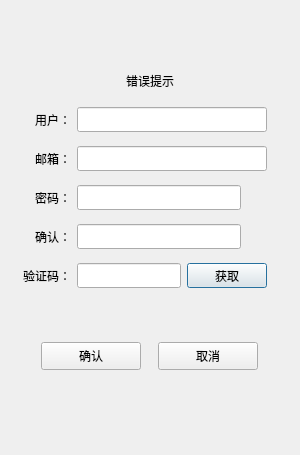
<?xml version="1.0" encoding="UTF-8"?>
<ui version="4.0">
 <class>RegisterDialog</class>
 <widget class="QDialog" name="RegisterDialog">
  <property name="geometry">
   <rect>
    <x>0</x>
    <y>0</y>
    <width>300</width>
    <height>455</height>
   </rect>
  </property>
  <property name="minimumSize">
   <size>
    <width>300</width>
    <height>455</height>
   </size>
  </property>
  <property name="maximumSize">
   <size>
    <width>300</width>
    <height>455</height>
   </size>
  </property>
  <property name="windowTitle">
   <string>Dialog</string>
  </property>
  <layout class="QHBoxLayout" name="horizontalLayout_7">
   <item>
    <layout class="QVBoxLayout" name="verticalLayout">
     <item>
      <widget class="QStackedWidget" name="stackedWidget">
       <property name="currentIndex">
        <number>0</number>
       </property>
       <widget class="QWidget" name="page">
        <layout class="QVBoxLayout" name="verticalLayout_3">
         <item>
          <spacer name="verticalSpacer">
           <property name="orientation">
            <enum>Qt::Orientation::Vertical</enum>
           </property>
           <property name="sizeType">
            <enum>QSizePolicy::Policy::Fixed</enum>
           </property>
           <property name="sizeHint" stdset="0">
            <size>
             <width>20</width>
             <height>40</height>
            </size>
           </property>
          </spacer>
         </item>
         <item>
          <widget class="QWidget" name="widget" native="true">
           <property name="maximumSize">
            <size>
             <width>16777215</width>
             <height>25</height>
            </size>
           </property>
           <layout class="QVBoxLayout" name="verticalLayout_4">
            <property name="spacing">
             <number>0</number>
            </property>
            <property name="leftMargin">
             <number>0</number>
            </property>
            <property name="topMargin">
             <number>0</number>
            </property>
            <property name="rightMargin">
             <number>0</number>
            </property>
            <property name="bottomMargin">
             <number>0</number>
            </property>
            <item>
             <widget class="QLabel" name="err_tip">
              <property name="maximumSize">
               <size>
                <width>16777215</width>
                <height>25</height>
               </size>
              </property>
              <property name="text">
               <string>错误提示</string>
              </property>
              <property name="alignment">
               <set>Qt::AlignmentFlag::AlignCenter</set>
              </property>
             </widget>
            </item>
           </layout>
          </widget>
         </item>
         <item>
          <layout class="QHBoxLayout" name="horizontalLayout">
           <property name="leftMargin">
            <number>15</number>
           </property>
           <property name="rightMargin">
            <number>13</number>
           </property>
           <item>
            <widget class="QLabel" name="user_label">
             <property name="minimumSize">
              <size>
               <width>0</width>
               <height>25</height>
              </size>
             </property>
             <property name="maximumSize">
              <size>
               <width>16777215</width>
               <height>25</height>
              </size>
             </property>
             <property name="text">
              <string>用户：</string>
             </property>
            </widget>
           </item>
           <item>
            <widget class="QLineEdit" name="user_edit">
             <property name="minimumSize">
              <size>
               <width>0</width>
               <height>25</height>
              </size>
             </property>
             <property name="maximumSize">
              <size>
               <width>16777215</width>
               <height>25</height>
              </size>
             </property>
            </widget>
           </item>
          </layout>
         </item>
         <item>
          <layout class="QHBoxLayout" name="horizontalLayout_2">
           <property name="leftMargin">
            <number>15</number>
           </property>
           <property name="rightMargin">
            <number>13</number>
           </property>
           <item>
            <widget class="QLabel" name="email_label">
             <property name="minimumSize">
              <size>
               <width>0</width>
               <height>25</height>
              </size>
             </property>
             <property name="maximumSize">
              <size>
               <width>16777215</width>
               <height>25</height>
              </size>
             </property>
             <property name="text">
              <string>邮箱：</string>
             </property>
            </widget>
           </item>
           <item>
            <widget class="QLineEdit" name="email_edit">
             <property name="minimumSize">
              <size>
               <width>0</width>
               <height>25</height>
              </size>
             </property>
             <property name="maximumSize">
              <size>
               <width>16777215</width>
               <height>25</height>
              </size>
             </property>
            </widget>
           </item>
          </layout>
         </item>
         <item>
          <layout class="QHBoxLayout" name="horizontalLayout_3">
           <property name="leftMargin">
            <number>15</number>
           </property>
           <property name="rightMargin">
            <number>13</number>
           </property>
           <item>
            <widget class="QLabel" name="pass_label">
             <property name="minimumSize">
              <size>
               <width>0</width>
               <height>25</height>
              </size>
             </property>
             <property name="maximumSize">
              <size>
               <width>16777215</width>
               <height>25</height>
              </size>
             </property>
             <property name="text">
              <string>密码：</string>
             </property>
            </widget>
           </item>
           <item>
            <widget class="QLineEdit" name="pass_edit">
             <property name="minimumSize">
              <size>
               <width>0</width>
               <height>25</height>
              </size>
             </property>
             <property name="maximumSize">
              <size>
               <width>16777215</width>
               <height>25</height>
              </size>
             </property>
            </widget>
           </item>
           <item>
            <widget class="ClickedLabel" name="pass_visible">
             <property name="minimumSize">
              <size>
               <width>20</width>
               <height>20</height>
              </size>
             </property>
             <property name="maximumSize">
              <size>
               <width>20</width>
               <height>20</height>
              </size>
             </property>
             <property name="text">
              <string/>
             </property>
            </widget>
           </item>
          </layout>
         </item>
         <item>
          <layout class="QHBoxLayout" name="horizontalLayout_4">
           <property name="leftMargin">
            <number>15</number>
           </property>
           <property name="rightMargin">
            <number>13</number>
           </property>
           <item>
            <widget class="QLabel" name="confirm_label">
             <property name="minimumSize">
              <size>
               <width>0</width>
               <height>25</height>
              </size>
             </property>
             <property name="maximumSize">
              <size>
               <width>16777215</width>
               <height>25</height>
              </size>
             </property>
             <property name="text">
              <string>确认：</string>
             </property>
            </widget>
           </item>
           <item>
            <widget class="QLineEdit" name="confirm_edit">
             <property name="minimumSize">
              <size>
               <width>0</width>
               <height>25</height>
              </size>
             </property>
             <property name="maximumSize">
              <size>
               <width>16777215</width>
               <height>25</height>
              </size>
             </property>
            </widget>
           </item>
           <item>
            <widget class="ClickedLabel" name="confirm_visible">
             <property name="minimumSize">
              <size>
               <width>20</width>
               <height>20</height>
              </size>
             </property>
             <property name="maximumSize">
              <size>
               <width>20</width>
               <height>20</height>
              </size>
             </property>
             <property name="text">
              <string/>
             </property>
            </widget>
           </item>
          </layout>
         </item>
         <item>
          <layout class="QHBoxLayout" name="horizontalLayout_5">
           <property name="leftMargin">
            <number>3</number>
           </property>
           <property name="rightMargin">
            <number>13</number>
           </property>
           <item>
            <widget class="QLabel" name="varify_label">
             <property name="minimumSize">
              <size>
               <width>0</width>
               <height>25</height>
              </size>
             </property>
             <property name="maximumSize">
              <size>
               <width>16777215</width>
               <height>25</height>
              </size>
             </property>
             <property name="text">
              <string>验证码：</string>
             </property>
            </widget>
           </item>
           <item>
            <widget class="QLineEdit" name="varify_edit">
             <property name="minimumSize">
              <size>
               <width>0</width>
               <height>25</height>
              </size>
             </property>
             <property name="maximumSize">
              <size>
               <width>16777215</width>
               <height>25</height>
              </size>
             </property>
            </widget>
           </item>
           <item>
            <widget class="TimerBtn" name="get_code">
             <property name="minimumSize">
              <size>
               <width>0</width>
               <height>25</height>
              </size>
             </property>
             <property name="maximumSize">
              <size>
               <width>16777215</width>
               <height>25</height>
              </size>
             </property>
             <property name="text">
              <string>获取</string>
             </property>
            </widget>
           </item>
          </layout>
         </item>
         <item>
          <spacer name="verticalSpacer_2">
           <property name="orientation">
            <enum>Qt::Orientation::Vertical</enum>
           </property>
           <property name="sizeType">
            <enum>QSizePolicy::Policy::Fixed</enum>
           </property>
           <property name="sizeHint" stdset="0">
            <size>
             <width>20</width>
             <height>40</height>
            </size>
           </property>
          </spacer>
         </item>
         <item>
          <layout class="QHBoxLayout" name="horizontalLayout_6">
           <property name="leftMargin">
            <number>10</number>
           </property>
           <property name="rightMargin">
            <number>10</number>
           </property>
           <item>
            <widget class="QPushButton" name="sure_btn">
             <property name="minimumSize">
              <size>
               <width>100</width>
               <height>28</height>
              </size>
             </property>
             <property name="maximumSize">
              <size>
               <width>100</width>
               <height>28</height>
              </size>
             </property>
             <property name="text">
              <string>确认</string>
             </property>
            </widget>
           </item>
           <item>
            <widget class="QPushButton" name="cancel_btn">
             <property name="minimumSize">
              <size>
               <width>100</width>
               <height>28</height>
              </size>
             </property>
             <property name="maximumSize">
              <size>
               <width>100</width>
               <height>28</height>
              </size>
             </property>
             <property name="text">
              <string>取消</string>
             </property>
            </widget>
           </item>
          </layout>
         </item>
         <item>
          <spacer name="verticalSpacer_3">
           <property name="orientation">
            <enum>Qt::Orientation::Vertical</enum>
           </property>
           <property name="sizeType">
            <enum>QSizePolicy::Policy::Fixed</enum>
           </property>
           <property name="sizeHint" stdset="0">
            <size>
             <width>20</width>
             <height>55</height>
            </size>
           </property>
          </spacer>
         </item>
        </layout>
       </widget>
       <widget class="QWidget" name="page_2">
        <layout class="QVBoxLayout" name="verticalLayout_5">
         <item>
          <spacer name="verticalSpacer_4">
           <property name="orientation">
            <enum>Qt::Orientation::Vertical</enum>
           </property>
           <property name="sizeHint" stdset="0">
            <size>
             <width>20</width>
             <height>40</height>
            </size>
           </property>
          </spacer>
         </item>
         <item>
          <widget class="QLabel" name="tip_lb">
           <property name="text">
            <string>注册成功：5s后返回登录</string>
           </property>
           <property name="alignment">
            <set>Qt::AlignmentFlag::AlignCenter</set>
           </property>
          </widget>
         </item>
         <item>
          <widget class="QLabel" name="label_2">
           <property name="text">
            <string>可点击返回按钮直接返回登录界面</string>
           </property>
           <property name="alignment">
            <set>Qt::AlignmentFlag::AlignCenter</set>
           </property>
          </widget>
         </item>
         <item>
          <spacer name="verticalSpacer_5">
           <property name="orientation">
            <enum>Qt::Orientation::Vertical</enum>
           </property>
           <property name="sizeHint" stdset="0">
            <size>
             <width>20</width>
             <height>40</height>
            </size>
           </property>
          </spacer>
         </item>
         <item>
          <widget class="QWidget" name="widget_2" native="true">
           <layout class="QHBoxLayout" name="horizontalLayout_8">
            <item>
             <spacer name="horizontalSpacer">
              <property name="orientation">
               <enum>Qt::Orientation::Horizontal</enum>
              </property>
              <property name="sizeHint" stdset="0">
               <size>
                <width>40</width>
                <height>20</height>
               </size>
              </property>
             </spacer>
            </item>
            <item>
             <widget class="QPushButton" name="return_btn">
              <property name="minimumSize">
               <size>
                <width>0</width>
                <height>25</height>
               </size>
              </property>
              <property name="maximumSize">
               <size>
                <width>16777215</width>
                <height>25</height>
               </size>
              </property>
              <property name="text">
               <string>返回</string>
              </property>
             </widget>
            </item>
            <item>
             <spacer name="horizontalSpacer_2">
              <property name="orientation">
               <enum>Qt::Orientation::Horizontal</enum>
              </property>
              <property name="sizeHint" stdset="0">
               <size>
                <width>40</width>
                <height>20</height>
               </size>
              </property>
             </spacer>
            </item>
           </layout>
          </widget>
         </item>
         <item>
          <spacer name="verticalSpacer_6">
           <property name="orientation">
            <enum>Qt::Orientation::Vertical</enum>
           </property>
           <property name="sizeHint" stdset="0">
            <size>
             <width>20</width>
             <height>40</height>
            </size>
           </property>
          </spacer>
         </item>
        </layout>
       </widget>
      </widget>
     </item>
    </layout>
   </item>
  </layout>
 </widget>
 <customwidgets>
  <customwidget>
   <class>ClickedLabel</class>
   <extends>QLabel</extends>
   <header>clickedlabel.h</header>
  </customwidget>
  <customwidget>
   <class>TimerBtn</class>
   <extends>QPushButton</extends>
   <header>timerbtn.h</header>
  </customwidget>
 </customwidgets>
 <resources/>
 <connections/>
</ui>
